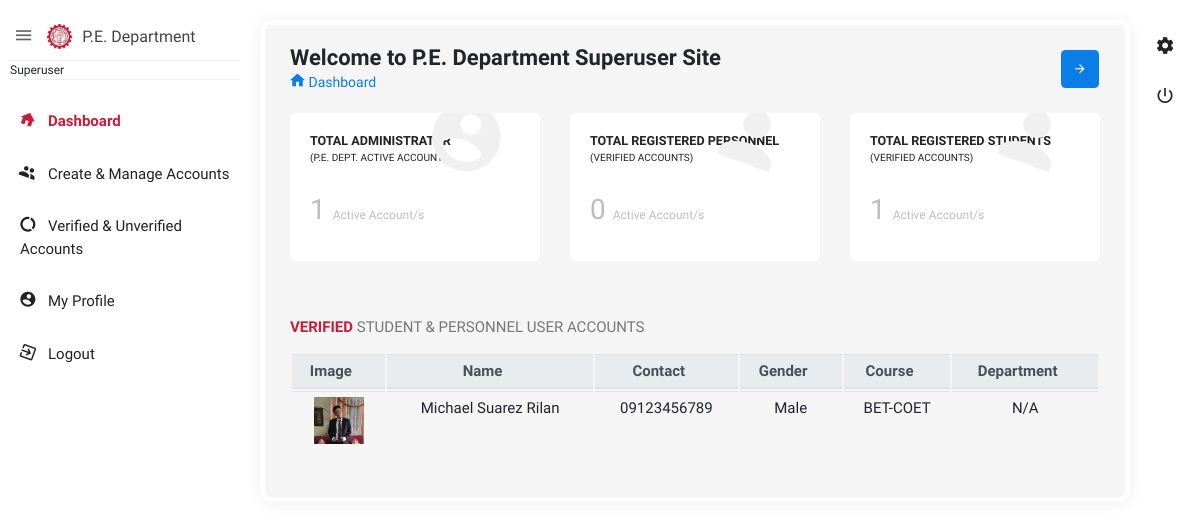
Page /admin/super_user/index.php on the earlier database version.
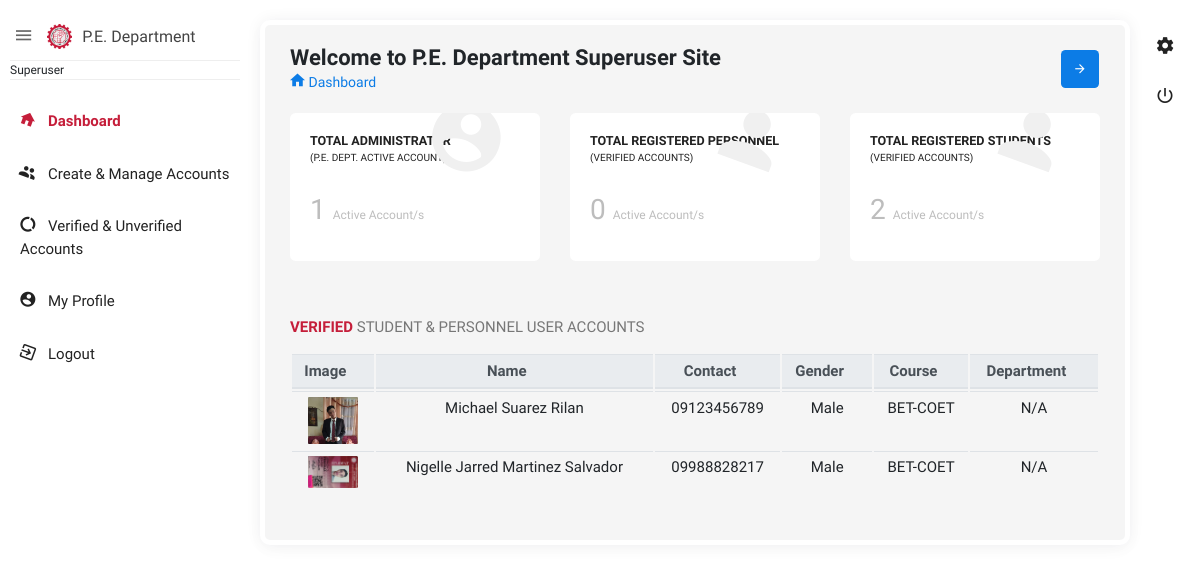
Same page on the later database version.
### tables this page shows
CREATE TABLE `registration` (
  `id` int(11) NOT NULL,
  `firstname` varchar(100) NOT NULL,
  `middlename` varchar(100) NOT NULL,
  `lastname` varchar(100) NOT NULL,
  `email` varchar(100) NOT NULL,
  `contact` varchar(100) NOT NULL,
  `gender` varchar(100) NOT NULL,
  `course` varchar(100) NOT NULL,
  `department` varchar(100) NOT NULL,
  `image` text NOT NULL,
  `password` varchar(100) NOT NULL,
  `qr` text NOT NULL,
  `users` varchar(100) NOT NULL,
  `otp` int(11) NOT NULL,
  `id_no` varchar(20) DEFAULT NULL,
  `qr_path` varchar(300) DEFAULT NULL,
  `status` varchar(100) NOT NULL,
  `dt_log` datetime DEFAULT current_timestamp()
);

### admin/super_user/index.php (the view, shortened to what the changed rows need)
<?php
    include('connection.php');
?>
<!doctype html>
<html class="no-js " lang="en">
<head>
<link rel="stylesheet" href="assets/plugins/bootstrap/css/bootstrap.min.css">
<link rel="stylesheet" href="assets/plugins/fullcalendar/fullcalendar.min.css">
<link rel="stylesheet" href="assets/plugins/bootstrap-select/css/bootstrap-select.css" />
<link href="assets/plugins/bootstrap-material-datetimepicker/css/bootstrap-material-datetimepicker.css" rel="stylesheet" />
<link rel="stylesheet" href="assets/plugins/bootstrap-tagsinput/bootstrap-tagsinput.css">
<link href="assets/plugins/bootstrap-select/css/bootstrap-select.css" rel="stylesheet" />
<link rel="stylesheet" href="assets/plugins/jquery-datatable/dataTables.bootstrap4.min.css">
<link rel="stylesheet" href="assets/css/style.min.css">
<link rel="stylesheet" href="assets/plugins/sweetalert/sweetalert.css"/>
</head>
<body class="theme-blush">
<section class="content">
    <div class="body_scroll">
        <div class="block-header">
            <div class="row">
                <div class="col-lg-7 col-md-6 col-sm-12">
                    <h2>Welcome to P.E. Department Superuser Site</h2>
                </div>
            </div>
        </div>
        <div class="container-fluid">
            <div class="row clearfix">
                <div class="col-lg-4 col-md-6 col-sm-12">
                    <div class="card widget_2 big_icon zmdi-account-circle">
                        <div class="body">
                            <br>
                            <?php
                                $query = "SELECT * FROM admin WHERE status='Enabled'";
                                $result = mysqli_query($conn, $query);
                                $check_admin = mysqli_num_rows($result);
                            ?>
                            <h2><?php echo $check_admin; ?>  <small class="info">Active Account/s</small></h2>
                        </div>
                    </div>
                </div>
                <div class="col-lg-4 col-md-6 col-sm-12">
                    <div class="card widget_2 big_icon zmdi-account">
                        <div class="body">
                            <br>
                            <?php
                                $query = "SELECT * FROM registration WHERE users='Teacher' AND status='VERIFIED'";
                                $result = mysqli_query($conn, $query);
                                $check_personnel = mysqli_num_rows($result);
                            ?>
                            <h2><?php echo $check_personnel; ?>  <small class="info">Active Account/s</small></h2>
                        </div>
                    </div>
                </div>
                <div class="col-lg-4 col-md-6 col-sm-12">
                    <div class="card widget_2 big_icon zmdi-account">
                        <div class="body">
                            <h6>Total Registered Students <br><small>(Verified Accounts)</small></h6>
                            <br>
                            <?php
                                $query = "SELECT * FROM registration WHERE users='Student' AND status='VERIFIED'";
                                $result = mysqli_query($conn, $query);
                                $check_student = mysqli_num_rows($result);
                            ?>
                            <h2><?php echo $check_student ?> <small class="info">Active Account/s</small></h2>
                            </div>
                        </div>
                    </div>
                </div>
                <div class="row clearfix">
                    <div class="col-sm-12 col-md-12 col-lg-12">
                            <div class="card">
                                <div class="header">
                                    <h2><strong>Verified</strong> Student & Personnel User Accounts</h2>
                                </div>
                                <div class="table-responsive" style="text-align: center;">
                                <table class="table table-hover js-basic-example dataTable table-sm " id="table1">
                                    <thead class="thead-light">
                                        <tr>
                                            <th>Image</th>
                                            <th>Name</th>
                                            <th>Contact</th>
                                            <th>Gender</th>
                                            <th>Course</th>
                                            <th>Department</th>
                                        </tr>
                                    </thead>
                                    <tbody>
                                        <?php
                                            $query = "SELECT * FROM registration WHERE status='VERIFIED'";
                                            $result = mysqli_query($conn, $query);
                                            while ($row = mysqli_fetch_array($result)) {
                                        ?>
                                        <tr>
                                            <td><img src="../../<?php echo $row['image'] ?>" width="50px" alt=""></td>
                                            <td><?php echo $row['firstname'] ?> <?php echo $row['middlename'] ?> <?php echo $row['lastname'] ?></td>
                                            <td><?php echo $row['contact'] ?></td>
                                            <td><?php echo $row['gender'] ?></td>
                                            <td><?php echo $row['course'] ?></td>
                                            <td><?php echo $row['department'] ?></td>
                                        </tr>
                                        <?php } ?>
                                    </tbody>
                                </table>
                            </div>
                        </div>
                    </div>
                </div>
            </div>
        </div>
</section>
</body>
</html>

Differences in the rows shown:
added registration: image (picture), firstname "Nigelle Jarred", middlename "Martinez", lastname "Salvador", contact "09988828217", gender "Male", course "BET-COET", department "N/A"
Other differences:
$check_student: "1" → "2"
